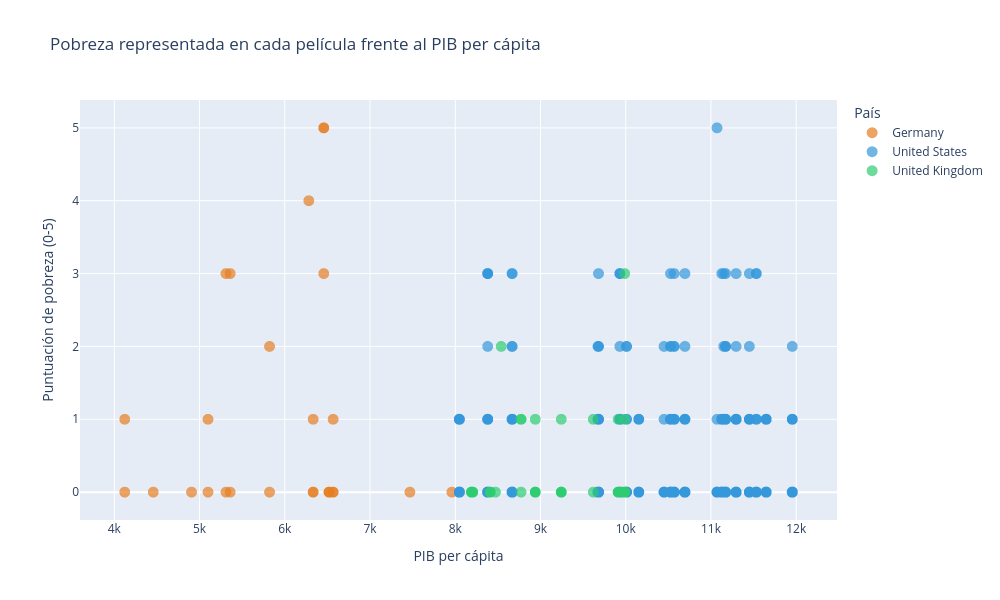

Write notebook code for a chart like this one.
### Code cell
fig = px.scatter(
    df_comparacion_peliculas, x="GDP per capita", y="poverty_score", color="country",
    color_discrete_map={"United States": "#3498DB", "Germany": "#E67E22", "United Kingdom": "#2ECC71"},
    hover_name="title",
    hover_data={"country": True,"year": True,"GDP per capita": ":,.0f","poverty_score": True},
    title="Pobreza representada en cada película frente al PIB per cápita",
    labels={"GDP per capita": "PIB per cápita","poverty_score": "Puntuación de pobreza (0-5)","country": "País","year": "Año"},
    opacity=0.7
)

fig.update_traces(
    marker=dict(size=11),
    hovertemplate=(
        "<b>%{hovertext}</b><br>"
        "País: %{customdata[0]}<br>"
        "Año: %{customdata[1]}<br>"
        "PIB per cápita: %{x:,.0f}<br>"
        "Puntuación de pobreza: %{y}"
        "<extra></extra>"
    )
)

fig.update_layout(width=1000,height=600,hoverlabel=dict(font_size=13),legend_title="País")

fig.show()

### Figure 1 — Plotly figure (JSON) as saved in the notebook; plotly's stock layout.template omitted (floating-point values rounded to 4 significant figures; data arrays with more than 128 entries replaced by an {"elided": "..."} marker saying what was removed)
{"data": [{"customdata": [["Germany", 1919], ["Germany", 1919], ["Germany", 1920], ["Germany", 1921], ["Germany", 1922], ["Germany", 1922], ["Germany", 1924], ["Germany", 1924], ["Germany", 1927], ["Germany", 1929], ["Germany", 1928], ["Germany", 1928], ["Germany", 1928], ["Germany", 1929], ["Germany", 1929], ["Germany", 1930], ["Germany", 1930], ["Germany", 1931], ["Germany", 1931], ["Germany", 1932], ["Germany", 1932], ["Germany", 1935], ["Germany", 1935], ["Germany", 1935], ["Germany", 1938], ["Germany", 1937], ["Germany", 1930]], "hovertemplate": "<b>%{hovertext}</b><br>País: %{customdata[0]}<br>Año: %{customdata[1]}<br>PIB per cápita: %{x:,.0f}<br>Puntuación de pobreza: %{y}<extra></extra>", "hovertext": ["Different from the Others", "The Oyster Princess", "The Cabinet of Dr. Caligari", "The Haunted Castle", "Nosferatu", "Phantom", "Waxworks", "The Last Laugh", "Metropolis", "Pandora's Box", "The Amateur Adventure", "Homecoming", "Spies", "Mother Krause's Journey to Happiness", "Diary of a Lost Girl", "Der Andere", "The Blue Angel", "M", "Hell on Earth", "Razzia in St. Pauli", "The Living Dead", "The Making of a King", "Amphitryon", "Artisten", "The Mountain Calls", "Der Herrscher", "Zwei Menschen"], "legendgroup": "Germany", "marker": {"color": "#E67E22", "opacity": 0.7, "size": 11, "symbol": "circle"}, "mode": "markers", "name": "Germany", "showlegend": true, "type": "scattergl", "x": [4122.0, 4122.0, 4457.0, 4906.0, 5310.0, 5310.0, 5099.0, 5099.0, 6282.0, 6457.0, 6519.0, 6519.0, 6519.0, 6457.0, 6457.0, 6333.0, 6333.0, 5821.0, 5821.0, 5359.0, 5359.0, 6567.0, 6567.0, 6567.0, 7960.0, 7468.0, 6333.0], "xaxis": "x", "y": [0, 1, 0, 0, 0, 3, 1, 0, 4, 5, 0, 0, 0, 5, 3, 0, 1, 2, 0, 3, 0, 1, 0, 0, 0, 0, 0], "yaxis": "y"}, {"customdata": {"elided": "983x2 mixed values"}, "hovertemplate": "<b>%{hovertext}</b><br>País: %{customdata[0]}<br>Año: %{customdata[1]}<br>PIB per cápita: %{x:,.0f}<br>Puntuación de pobreza: %{y}<extra></extra>", "hovertext": {"elided": "983 str values"}, "legendgroup": "United States", "marker": {"color": "#3498DB", "opacity": 0.7, "size": 11, "symbol": "circle"}, "mode": "markers", "name": "United States", "showlegend": true, "type": "scattergl", "x": {"elided": "983 float values"}, "xaxis": "x", "y": {"elided": "983 int values"}, "yaxis": "y"}, {"customdata": [["United Kingdom", 1927], ["United Kingdom", 1928], ["United Kingdom", 1929], ["United Kingdom", 1929], ["United Kingdom", 1931], ["United Kingdom", 1931], ["United Kingdom", 1931], ["United Kingdom", 1931], ["United Kingdom", 1933], ["United Kingdom", 1932], ["United Kingdom", 1932], ["United Kingdom", 1929], ["United Kingdom", 1933], ["United Kingdom", 1933], ["United Kingdom", 1935], ["United Kingdom", 1934], ["United Kingdom", 1934], ["United Kingdom", 1934], ["United Kingdom", 1934], ["United Kingdom", 1934], ["United Kingdom", 1934], ["United Kingdom", 1935], ["United Kingdom", 1935], ["United Kingdom", 1935], ["United Kingdom", 1935], ["United Kingdom", 1936], ["United Kingdom", 1935], ["United Kingdom", 1936], ["United Kingdom", 1937], ["United Kingdom", 1937], ["United Kingdom", 1937], ["United Kingdom", 1937], ["United Kingdom", 1937], ["United Kingdom", 1938], ["United Kingdom", 1938], ["United Kingdom", 1938], ["United Kingdom", 1938], ["United Kingdom", 1938], ["United Kingdom", 1939], ["United Kingdom", 1938], ["United Kingdom", 1939], ["United Kingdom", 1939], ["United Kingdom", 1939], ["United Kingdom", 1939], ["United Kingdom", 1939]], "hovertemplate": "<b>%{hovertext}</b><br>País: %{customdata[0]}<br>Año: %{customdata[1]}<br>PIB per cápita: %{x:,.0f}<br>Puntuación de pobreza: %{y}<extra></extra>", "hovertext": ["The Lodger: A Story of the London Fog", "Champagne", "High Treason", "The Manxman", "East Lynne on the Western Front", "Sally in Our Alley", "The Skin Game", "The Speckled Band", "Born Lucky", "Lord Camber's Ladies", "My Friend the King", "Taxi for Two", "The Girl from Maxim's", "The Private Life of Henry VIII", "The Clairvoyant", "The Fire Raisers", "The Iron Duke", "The Man Who Knew Too Much", "The Private Life of Don Juan", "The Scarlet Pimpernel", "Something Always Happens", "Lazybones", "The Price of a Song", "Sanders of the River", "Someday", "The Brown Wallet", "Mr. Cohen Takes a Walk", "Queen of Hearts", "Dark Journey", "Dinner at the Ritz", "Elephant Boy", "King Solomon's Mines", "Action for Slander", "The Citadel", "The Drum", "Penny Paradise", "Prison Without Bars", "A Yank at Oxford", "Ask a Policeman", "Convict 99", "Discoveries", "Goodbye, Mr. Chips", "Jamaica Inn", "The Lion Has Wings", "Poison Pen"], "legendgroup": "United Kingdom", "marker": {"color": "#2ECC71", "opacity": 0.7, "size": 11, "symbol": "circle"}, "mode": "markers", "name": "United Kingdom", "showlegend": true, "type": "scattergl", "x": [8472.0, 8539.0, 8772.0, 8772.0, 8190.0, 8190.0, 8190.0, 8190.0, 8411.0, 8206.0, 8206.0, 8772.0, 8411.0, 8411.0, 9244.0, 8939.0, 8939.0, 8939.0, 8939.0, 8939.0, 8939.0, 9244.0, 9244.0, 9244.0, 9244.0, 9620.0, 9244.0, 9620.0, 9911.0, 9911.0, 9911.0, 9911.0, 9911.0, 9988.0, 9988.0, 9988.0, 9988.0, 9988.0, 9982.0, 9988.0, 9982.0, 9982.0, 9982.0, 9982.0, 9982.0], "xaxis": "x", "y": [0, 2, 0, 1, 0, 0, 0, 0, 0, 0, 0, 1, 0, 0, 0, 0, 0, 1, 0, 0, 0, 0, 0, 0, 1, 0, 0, 1, 0, 0, 0, 0, 1, 3, 0, 0, 0, 1, 0, 0, 0, 0, 0, 0, 0], "yaxis": "y"}], "layout": {"height": 600, "hoverlabel": {"font": {"size": 13}}, "legend": {"title": {"text": "País"}, "tracegroupgap": 0}, "title": {"text": "Pobreza representada en cada película frente al PIB per cápita"}, "width": 1000, "xaxis": {"anchor": "y", "domain": [0, 1], "title": {"text": "PIB per cápita"}}, "yaxis": {"anchor": "x", "domain": [0, 1], "title": {"text": "Puntuación de pobreza (0-5)"}}}}
